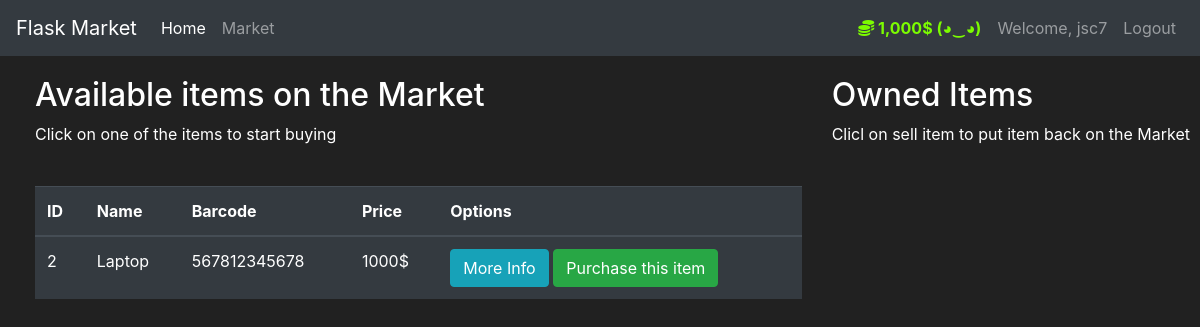
/market (signed in), run on an earlier commit of the app's database.
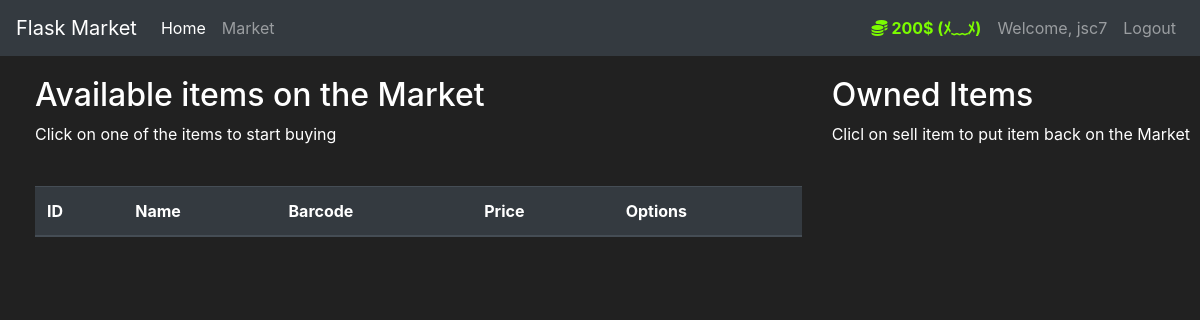
And on a later commit of the database.
### market/models.py (models this page shows, shortened)
class User(db.Model, UserMixin):
    id = db.Column(db.Integer, primary_key=True)
    username = db.Column(db.String(length=30), nullable=False, unique=True)
    email_address = db.Column(db.String(length=50), nullable=False, unique=True)
    password_hash = db.Column(db.String(length=60), nullable=False)
    budget = db.Column(db.Integer(), nullable=False, default=1000)
    items = db.relationship('Item', backref='owned_user', lazy=True)
    @property # ovo ce nam ljepse ispisivati novac (stavljat ce zarez iza svake trece cifre)
    def prettier_budget(self):
        if self.budget == 0:
            return f'{self.budget}$ ¯\_༼ ಥ ‿ ಥ ༽_/¯'
        elif len(str(self.budget)) >= 4:
            return f'{str(self.budget)[:-3]},{str(self.budget)[-3:]}$ (◕‿◕)'
        else:
            return f"{self.budget}$ (ﾒ﹏ﾒ)"
    @property #design pattern koji nam dozvoljava da dodamo nove funkcionalnosti na postojeci objekat bez da modifikuje njegovu strukturu
    def password(self):
        return self.password

class Item(db.Model): #buduci da je Item klasa izvedena iz klase Model, to bazi govori da je Item klasa model
    id = db.Column(db.Integer, primary_key=True) #treba pk
    name = db.Column(db.String(length=30), nullable=False, unique=True) #name je kolona u bazi, koja je tipa string
    price = db.Column(db.Integer(), nullable=False)
    barcode = db.Column(db.String(length=12), nullable=False, unique=True)#barcode je string jer se s njim nece
    description = db.Column(db.String(length=1024), nullable=False, unique=True)
    owner = db.Column(db.Integer(), db.ForeignKey('user.id')) #veze se za prvi kolonu u Useru (id)

### market/routes.py (the view, shortened to what this page needs)
@app.route("/market", methods=['GET','POST']) #ok, idemo na market
@login_required # but, ali jesi li loged-in ? rjesenjeu __init__ line12, ugl
def market_page():
    purchase_form = PurchaseItemForm() #ovdje se obavlja kupovina
    if request.method == "GET":
        items = Item.query.filter_by(owner=None) # lista sve iteme spaseni u bazi
        return render_template("market.html", items=items, purchase_form=purchase_form)

### market/models.py (called while the page is built)
@login_manager.user_loader
def load_user(user_id):
    return User.query.get(int(user_id))

### market/Templates/market.html (shortened to what this page needs)
{% extends "base.html" %}
{% block content %}
    <div class="row" style="margin-top:20px; margin-left:20px">
        <div class="col-8">
            <h2>Available items on the Market</h2>
            <p>Click on one of the items to start buying</p>
            <br>
            <table class="table table-hover table-dark">
                <thead>
                    <tr>
                        <th scope="col">ID</th>
                        <th scope="col">Name</th>
                        <th scope="col">Barcode</th>
                        <th scope="col">Price</th>
                        <th scope="col">Options</th>
                    </tr>
                </thead>
                <tbody>
                    {% for item in items %}
                    <tr>
                        <td>{{ item.id }}</td>
                        <td>{{ item.name }}</td>
                        <td>{{ item.barcode }}</td>
                        <td>{{ item.price }}$</td>
                        <td>
                            <button class="btn btn-outline btn-info" data-toggle="modal" data-target="#Modal-MoreInfo-{{ item.id }}">More Info</button>
                            <button class="btn btn-outline btn-success" data-toggle="modal" data-target="#Modal-PurchaseConfirm-{{ item.id }}">Purchase this item</button>
                        </td>
                    </tr>
                    {% endfor %}
                </tbody>
            </table>
        </div>
        <div class="col-4">
            <h2>Owned Items</h2>
            <p>Clicl on sell item to put item back on the Market</p>
            <br>
        </div>
    </div>
{% endblock %}

### market/Templates/base.html (shortened to what this page needs)
<!doctype html>
<html lang="en">
    <head>
      <link rel="stylesheet" href="https://cdn.jsdelivr.net/npm/bootstrap@4.5.3/dist/css/bootstrap.min.css">
    </head>
    <body>
        <nav class="navbar navbar-expand-md navbar-dark bg-dark">
            <a class="navbar-brand" href="#">Flask Market</a>
            <div class="collapse navbar-collapse" id="navbarNav">
                <ul class="navbar-nav mr-auto">
                    <li class="nav-item active">
                        <a class="nav-link" href="{{ url_for('home_page') }}">Home <span class="sr-only">(current)</span></a>
                    </li>
                    <li class="nav-item">
                        <a class="nav-link" href="{{ url_for('market_page') }}">Market</a>
                    </li>
                </ul>
                    {% if current_user.is_authenticated %}
                        <ul class="navbar-nav">
                            <li class="nav-item">
                                <a class="nav-link" style="color: lawngreen; font-weight: bold;">
                                    <i class="fas fa-coins"></i>
                                    {{ current_user.prettier_budget }}
                                </a>
                            </li>
                            <li class="nav-item">
                                <a class="nav-link">Welcome, {{ current_user.username }}</a>
                            </li>
                            <li class="nav-item">
                                <a class="nav-link" href="{{ url_for('logout_page') }}">Logout</a>
                            </li>
                        </ul>
                    {% endif %}
            </div>
        </nav>
        {% block content %}
        {% endblock %}
    </body>
</html>

### market/Templates/base.html (style rules this page uses)
body { background-color: #212121; color: white }

What changed in the data, as far as the page shows it:
no longer on this page (row edited): Item: id "2", name "Laptop", barcode "567812345678", price "1000"
changed User "jsc7": prettier_budget "1,000$ (◕‿◕)" → "200$ (ﾒ﹏ﾒ)"
